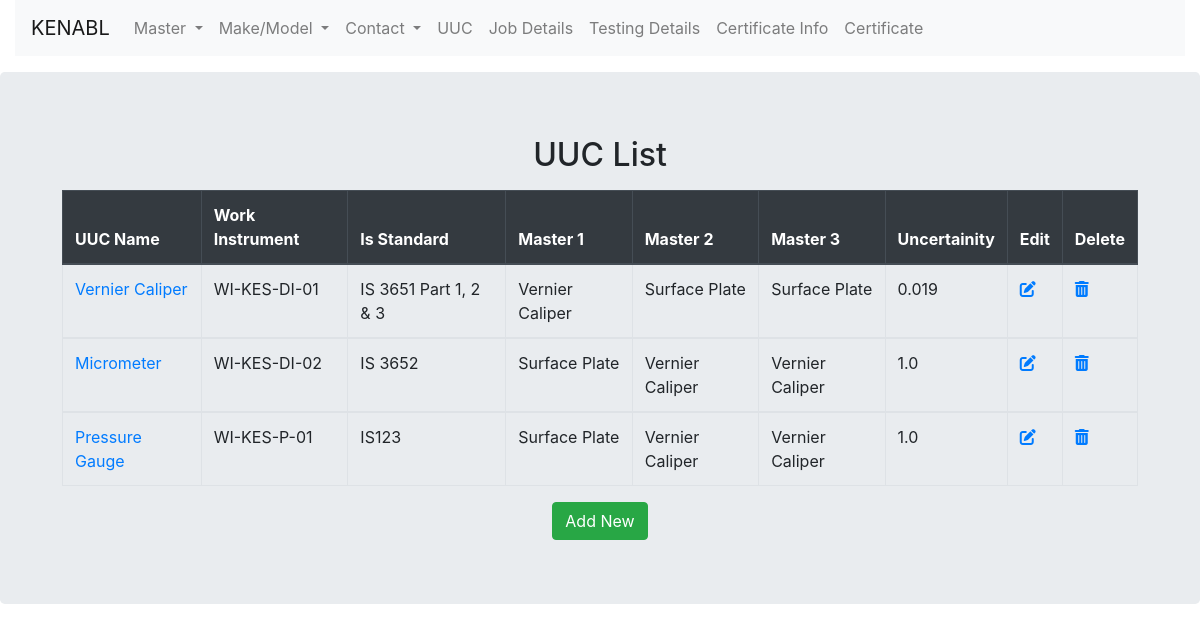
Page /uuc_info/uuc_list on the committed database.
### uuc_info/models.py (models this page shows, shortened)
class Target_Instrument(models.Model):
    target_instrument_name = models.ForeignKey('masterinstrument.MasterInstrumentType',on_delete=models.CASCADE, null=True)
    workinstruction = models.CharField(max_length=200)
    Is_Standard = models.CharField(max_length=200)
    master_1 = models.ForeignKey('masterinstrument.MasterInstrument', related_name='%(class)s_master_name_1',on_delete=models.CASCADE)
    master_2 = models.ForeignKey('masterinstrument.MasterInstrument',related_name='%(class)s_master_name_2',on_delete=models.CASCADE)
    master_3 = models.ForeignKey('masterinstrument.MasterInstrument',related_name='%(class)s_master_name_3',on_delete=models.CASCADE, null=True)
    uncertainity = models.FloatField(blank=True, null=True)

### masterinstrument/models.py (models this page shows)
class MasterInstrumentType(models.Model):
    name = models.CharField(max_length=200)
    def __str__(self):
        return str(self.name)

class MasterInstrument(models.Model):
    master_name = models.ForeignKey('MasterInstrumentType', on_delete=models.CASCADE)
    master_serialno = models.CharField(max_length=200,null=True)
    master_idno = models.CharField(max_length=200,null=True)
    range = models.CharField(max_length=200,null=True)
    inservice_date = models.DateField(null=True)
    inservice = models.BooleanField(default=False)
    make = models.ForeignKey('make.Make',on_delete=models.CASCADE)
    model = models.ForeignKey('model.Model',on_delete=models.CASCADE)
    least_count = models.FloatField(max_length=200,default="")
    resolution = models.FloatField(max_length=200,default="")
    initial_trac = models.CharField(max_length=200,default="")
    acceptance_criteria = models.CharField(max_length=200,default="")
    purchase_from = models.CharField(max_length=200,default="")
    purchase_order = models.CharField(max_length=200,default="")
    purchase_date = models.DateField(null=True)
    date_of_receipt = models.DateField(null=True)
    condition_of_receipt = models.CharField(max_length=200, null=True)
    date_of_inspection = models.DateField(null=True)
    software_details = models.CharField(max_length=200,default="")
    software_idno = models.CharField(max_length=200,default="")
    software_inservice = models.CharField(max_length=200,default="")
    manufacture_instruction = models.CharField(max_length=200,default="")
    national_international_standerd = models.CharField(max_length=200,default="")
    accuracy = models.FloatField(max_length=200,null=True)
    current_inst_condition = models.ForeignKey('condition.Condition',on_delete=models.CASCADE, null=True)
    amount = models.FloatField(max_length=200,null=True)
    parameter_calibrated = models.ForeignKey('parameter_calibrated.ParameterCalibrated',on_delete=models.CASCADE, null=True)
    referance_standard = models.CharField(max_length=200, null=True)
    ext_calibration_agency = models.CharField(max_length=200, null=True)
    cal_frequency = models.ForeignKey('calibration_frequency.CalibrationFrequency',on_delete=models.CASCADE, null=True)
    def __str__(self):
        return str(self.master_name)

### uuc_info/views.py (the view)
# urls.py: path('uuc_list', views.UUCListView.as_view(), name='uuc_list' ),
class UUCListView(ListView):
    context_object_name = 'target_list'
    model = Target_Instrument
    template_name = 'uuc_info/uuc_list.html'

### uuc_info/templates/uuc_info/uuc_list.html (shortened to what this page needs)
{% extends "masterinstrument/base.html"%}
{% block content %}
<div class="jumbotron">
  <div class="container">
    <div>
          <h2 style="text-align:center;">UUC List</h2>
    </div>
    <div class="container">
      <table class="table table-bordered">
        <thead class="thead-dark">
      <tr>
        <th scope="col">UUC Name</th>
        <th scope="col">Work Instrument</th>
        <th scope="col">Is Standard</th>
        <th scope="col">Master 1</th>
        <th scope="col">Master 2</th>
        <th scope="col">Master 3</th>
        <th scope="col">Uncertainity</th>
        <th scope="col">Edit</th>
        <th scope="col">Delete</th>
      </tr>
    </thead>
	{% for target in target_list %}
  <tbody>
    <tr>
      <td><a href="{% url 'uuc_detail' pk=target.pk %}">{{target.target_instrument_name}}</a></td>
      <td>{{target.workinstruction}}</td>
      <td>{{target.Is_Standard}}</td>
      <td>{{target.master_1}}</td>
      <td>{{target.master_2}}</td>
      <td>{{target.master_3}}</td>
      <td>{{target.uncertainity}}</td>
      <td><a href="{% url 'uuc_update' pk=target.pk %}"><i class="fas fa-edit"></a></i></td>
      <td><a href="{% url 'uuc_delete' pk=target.pk %}"><i class="fas fa-trash-alt"></a></i></td>
    </tr>
  </tbody>
	{% endfor %}
</table>
    <div class="text-center">
      <a class='btn btn-success' href="{% url 'uuc_create' %}">Add New</a>
    </div>
  </div>
</div>
</div>
{% endblock %}

### masterinstrument/templates/masterinstrument/base.html (shortened to what this page needs)
{% load static %}
<!DOCTYPE html>
<html lang="en" dir="ltr">
  <head>
    <link rel="stylesheet" href="https://stackpath.bootstrapcdn.com/bootstrap/4.4.1/css/bootstrap.min.css">
    <link href="https://stackpath.bootstrapcdn.com/font-awesome/4.7.0/css/font-awesome.min.css" rel="stylesheet">
    <link rel="stylesheet" href="https://stackpath.bootstrapcdn.com/bootstrap/4.5.0/css/bootstrap.min.css">
  </head>
  <body>
    <div class="container-fluid">
      <nav class="navbar navbar-expand-lg navbar-light bg-light">
        <a class="navbar-brand" href="{% url 'dashboard' %}">KENABL</a>
        <div class="collapse navbar-collapse" id="navbarSupportedContent">
          <ul class="navbar-nav mr-auto">
            <li class="nav-item dropdown">
              <a class="nav-link dropdown-toggle" href="" id="navbarDropdown" role="button" data-toggle="dropdown" aria-haspopup="true" aria-expanded="false">
                Master
              </a>
              </li>
              <li class="nav-item dropdown">
                <a class="nav-link dropdown-toggle" href="" id="navbarDropdown" role="button" data-toggle="dropdown" aria-haspopup="true" aria-expanded="false">
                  Make/Model
                </a>
                </li>
                <li class="nav-item dropdown">
                  <a class="nav-link dropdown-toggle" href="" id="navbarDropdown" role="button" data-toggle="dropdown" aria-haspopup="true" aria-expanded="false">
                    Contact
                  </a>
                  </li>
                  <li class="nav-item">
                    <a class="nav-link" href="{% url 'uuc_list' %}">UUC</a>
                  </li>
                  <li class="nav-item">
                    <a class="nav-link" href="{% url 'job_list' %}">Job Details</a>
                  </li>
                  <li class="nav-item">
                    <a class="nav-link" href="{% url 'testing_list' %}">Testing Details</a>
                  </li>
                  <li class="nav-item">
                    <a class="nav-link" href="{% url 'cert_list' %}">Certificate Info</a>
                  </li>
                  <li class="nav-item">
                    <a class="nav-link" href="{% url 'certificate' %}">Certificate</a>
                  </li>
            </ul>
        </div>
      </nav>
    </div>
    {% block content %}
    {% endblock %}
  </body>
</html>

### rows in the picture
Target_Instrument: target_instrument_name "Vernier Caliper", workinstruction "WI-KES-DI-01", Is_Standard "IS 3651 Part 1, 2 & 3", master_1 "Vernier Caliper", master_2 "Surface Plate", master_3 "Surface Plate", uncertainity "0.019"
Target_Instrument: target_instrument_name "Micrometer", workinstruction "WI-KES-DI-02", Is_Standard "IS 3652", master_1 "Surface Plate", master_2 "Vernier Caliper", master_3 "Vernier Caliper", uncertainity "1.0"
Target_Instrument: target_instrument_name "Pressure Gauge", workinstruction "WI-KES-P-01", Is_Standard "IS123", master_1 "Surface Plate", master_2 "Vernier Caliper", master_3 "Vernier Caliper", uncertainity "1.0"
